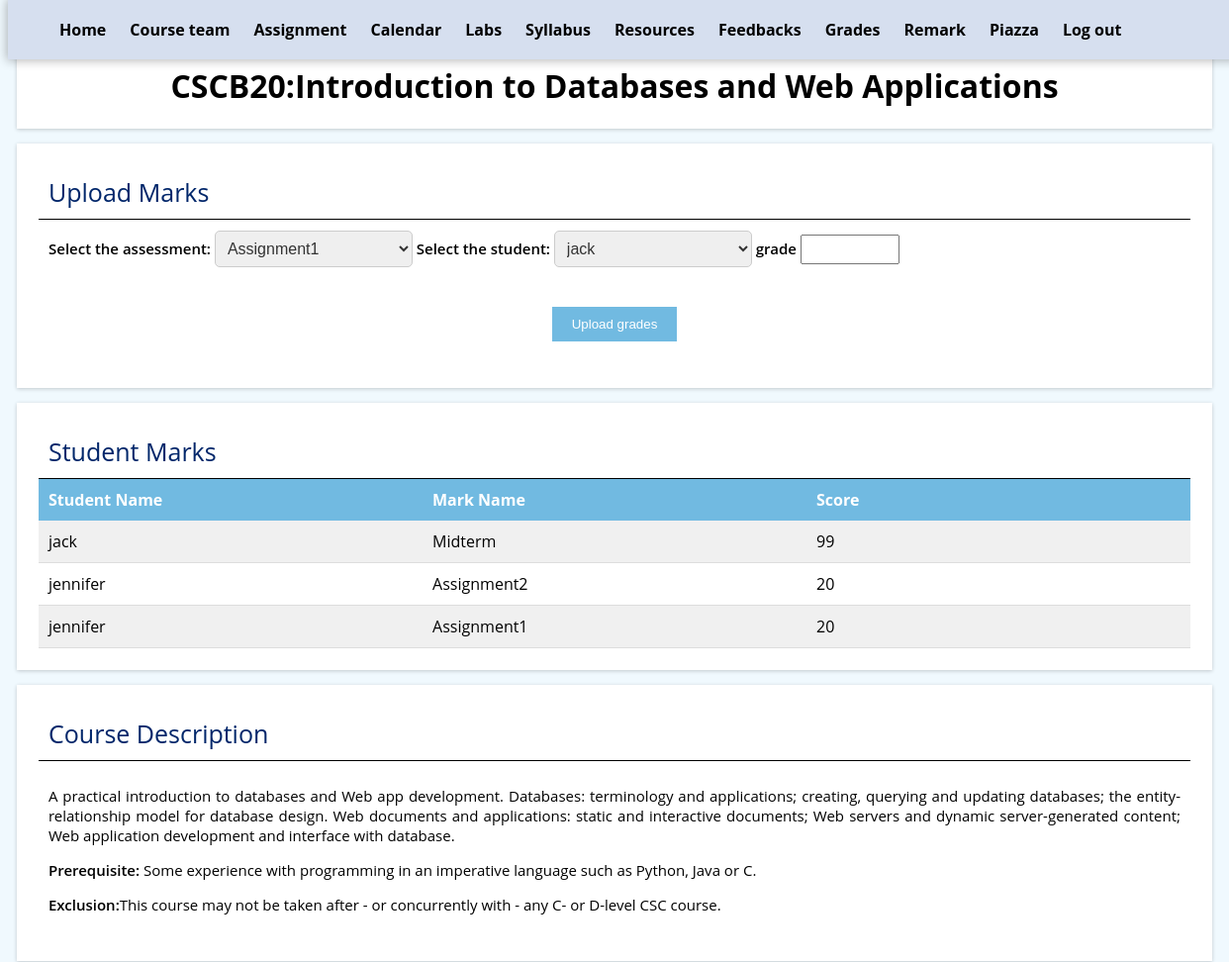
/mark (signed in, upper part), run on an earlier commit of the app's database.
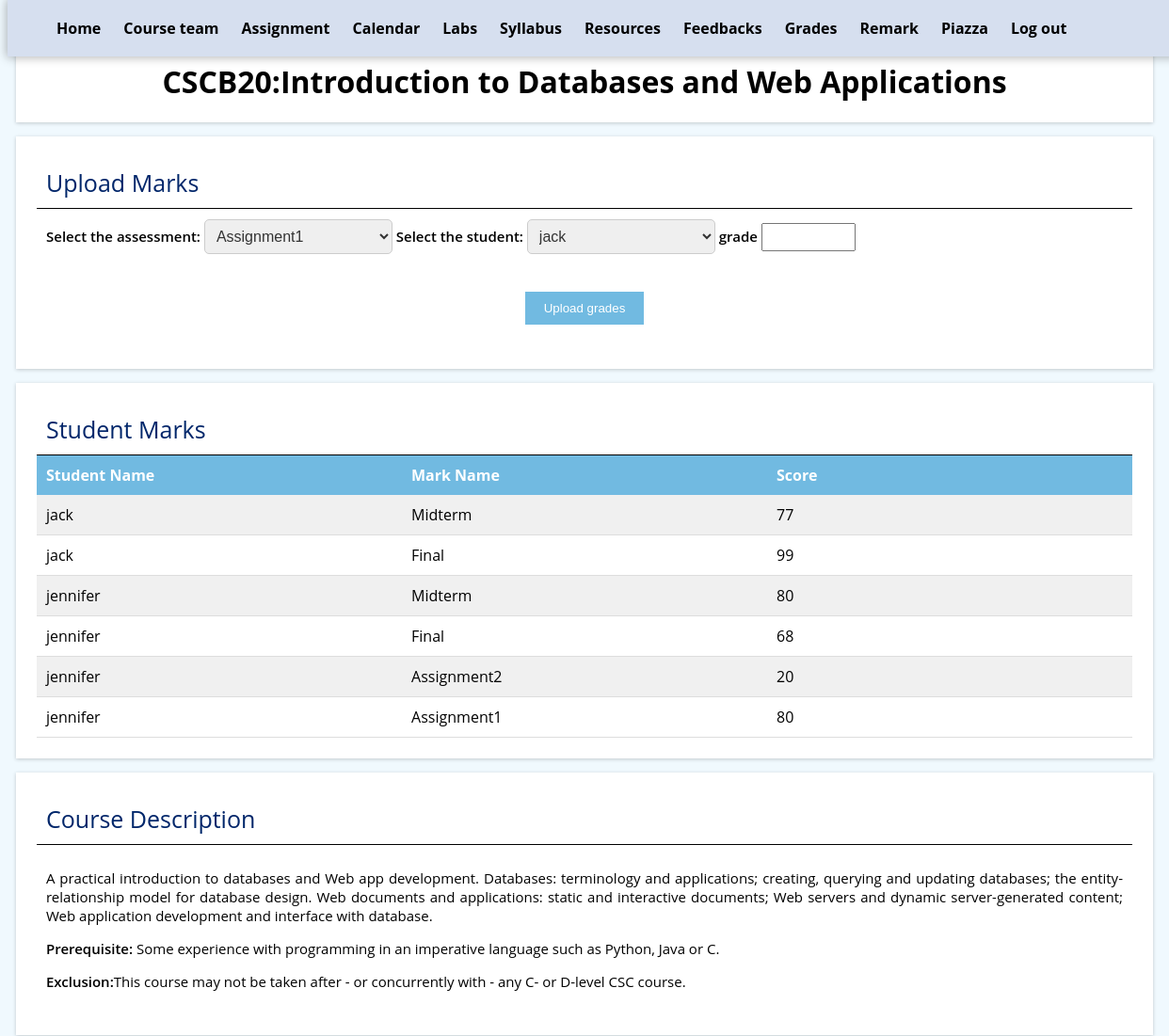
And on a later commit of the database.
### tables this page shows
CREATE TABLE "Mark" (
	"mark_id"	INTEGER NOT NULL,
	"name"	TEXT,
	"grade"	NUMERIC,
	"username"	TEXT NOT NULL,
	PRIMARY KEY("mark_id")
);

### app.py (the view, shortened to what this page needs)
@app.route('/mark')
def mark():
    if 'username' not in session:
        return redirect('/login')
    if session['admin']:
        if not request.args:
            db = get_db()
            db.row_factory = make_dict
            students = query_db('SELECT DISTINCT username FROM User WHERE admin = 0')
            marks = query_db('SELECT name,grade,username  FROM mark order by username,name desc')
            db.close()
            return render_template('uploadmark.html', students=students, marks=marks)

### app.py (called while the page is built)
def get_db():
    db = getattr(g, '_database', None)
    if db is None:
        db = g._database = sqlite3.connect(DATABASE)
    return db

def query_db(query, args=(), one=False):
    cur = get_db().execute(query, args)
    rv = cur.fetchall()
    return (rv[0] if rv else None) if one else rv

def make_dict(cursor, row):
    return dict((cursor.description[idx][0], value)
                for idx, value in enumerate(row))

@app.teardown_appcontext
def close_connection(exception):
    db = getattr(g, '_database', None)
    if db is not None:
        db.close()

### templates/uploadmark.html (shortened to what this page needs)
{% extends "base.html" %}
{% block content %}
<section class="section">
    <h2>Upload Marks</h2>
    <div class="info">
      <form>
        <span class="tag">Select the assessment:</span>
        <select name="name">
          <option value="Assignment1">Assignment1</option>
        </select>
        <span class="tag">Select the student:</span>
        <select name="username">
            {% for student in students %}
            <option value="{{ student.username }}">{{ student.username }}</option>
            {% endfor %}
          </select>
          <span class="tag">grade</span>
          <input id="grade" type="text" name="grade" style="width: 100px;height: 30px" maxlength="6" value="" oninput="validateGrade()" required>
          <br><br><br>
        <div class="button-container">
          <input type="submit" value="Upload grades">
        </div>
      </form>
    </div>
</section>
<section class="section">
    <h2>Student Marks</h2>
<div class="flex-table">
  <div class="flex-table-header">
    <div class="flex-table-cell">Student Name</div>
    <div class="flex-table-cell">Mark Name</div>
    <div class="flex-table-cell">Score</div>
  </div>
    {% for mark in marks %}
        <div class="flex-table-row">
        <div class="flex-table-cell">{{ mark.username }}</div>
        <div class="flex-table-cell">{{ mark.name }}</div>
        <div class="flex-table-cell">{{ mark.grade }}</div>
        </div>
    {% endfor %}
</div>
</section>
{% endblock %}

### templates/base.html (shortened to what this page needs)
<html>
<head>
<link rel="stylesheet" href="../static/style/style.css" type="text/css">
</head>
<body>
    <div>
        <nav>
            <ul>
                <li><a href="/">Home</a></li>
                <li><a href="#CourseTeam">Course team</a></li>
                <li><a href="#Assignment">Assignment</a></li>
                <li><a href="#Calendar">Calendar</a></li>
                <li><a href="#Labs">Labs</a></li>
                <li><a href="#Syllabus">Syllabus</a></li>
                <li><a href="#Resources">Resources</a></li>
                <li><a href="/feedback">Feedbacks</a></li>
                 {% if session['admin'] %}
                <li><a href="/mark">Grades</a></li>
                <li><a href="/remark">Remark</a></li>
                {% else %}
                <li><a href="/mark">Grades/Remark</a></li>
                {% endif %}
                <li><a href="https://piazza.com/mail.utoronto.ca/winter2024/cscb20/home" target="blank_">Piazza</a></li>
                <li><a href="/logout">Log out</a></li>
            </ul>
        </nav>
      <div>
       <h1 class="section" style="justify-content: center;text-align: center;">CSCB20:Introduction to Databases and Web Applications</h1>
      </div>
     {% block content %} {% endblock %}
<section class="section">
  <h2>Course Description</h2>
  <div class="info">
    <p>A practical introduction to databases and Web app development. Databases: terminology and applications; creating,
      querying and updating databases; the entity-relationship model for database design. Web documents and
      applications: static and interactive documents; Web servers and dynamic server-generated content; Web application
      development and interface with database. </p>
    <p><span class="tag">Prerequisite:</span> Some experience with programming in an imperative language such as Python,
      Java or C.</p>
    <p><span class="tag">Exclusion:</span>This course may not be taken after - or concurrently with - any C- or D-level
      CSC course.</p>
  </div>
</section>
    </div>
</body>
</html>

### static/style/style.css (style rules this page uses)
body { font-family: 'Open Sans', sans-serif; word-wrap: break-word; background-color: #f0f9fe; padding-top: 20px; }
a { text-decoration: none; }
nav { z-index: 100; width: 100%; position: fixed; background-color: #d6dfef; box-shadow: 0px 0px 10px 1px rgba(0,0,0,0.3); height: 60px; line-height: 60px; top:0; }
nav a { position: relative; overflow: hidden; }
nav a::after { content: ''; display: block; height: 2px; width: 100%; background: currentColor; transition: transform 0.3s ease-in-out; position: absolute; left: 50%; bottom: 0; transform: translateX(-50%) scaleX(0); }
nav ul { display:flex; align-items: center; width:100%; margin: 0 auto; list-style: none; font-weight: bold; }
nav li { margin: 0 12px; white-space: nowrap; }
nav a, nav a:visited { color: black; }
.tag { font-weight: 600; }
.section { background-color: white; margin-bottom: 0; margin: 15px 9px; padding: 20px; transition: margin-bottom 0.2 ease-in; box-shadow: 0 1px 4px rgba(0, 0, 0, 0.2); border: 2px solid #FFF; box-sizing: border-box; }
.section h2 { margin: 0; padding: 10px; border-bottom: 2px solid white; font-weight:400; font-size:25px; color:#00266a; border-bottom: 1px solid black; }
.section .info { padding: 10px; font-size: 15px; text-align: justify; text-justify: inter-word; }
.flex-table { display: flex; flex-direction: column; width: 100%; }
.flex-table-header, .flex-table-row { display: flex; justify-content: space-between; background-color: #71bae1; }
.flex-table-cell { padding: 10px; flex: 1; white-space: nowrap; overflow: hidden; text-overflow: ellipsis; }
.flex-table-header { font-weight: bold; color: white; }
.flex-table-row { background-color: transparent; border-bottom: 1px solid #ddd; }
.flex-table-row:nth-child(even) { background-color: #f0f0f0; }
input[type="text"], textarea { width: 100%; margin-top: 5px; }
.button-container { text-align: center; }
input[type="submit"] { padding: 10px 20px; background-color: #71bae1; color: #fff; border: none; cursor: pointer; }
select { font-size: 16px; padding: 8px; width: 200px; border: 1px solid #ccc; border-radius: 5px; color: #333; }

What changed in the data, as far as the page shows it:
changed Mark (number 1 of 6 on the later page): grade "99" → "77"
added Mark: username "jack", name "Final", grade "99"
added Mark: username "jennifer", name "Midterm", grade "80"
added Mark: username "jennifer", name "Final", grade "68"
changed Mark "Assignment1": grade "20" → "80"
